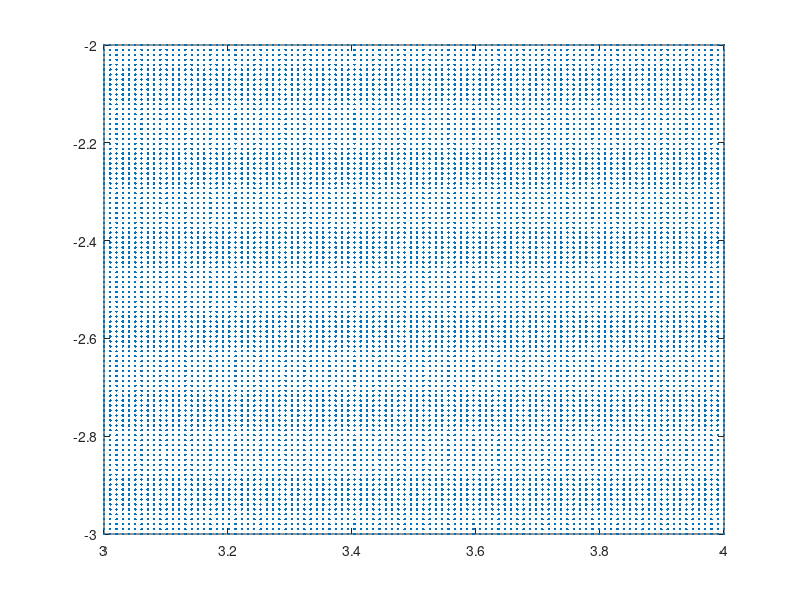

Recreate this plot in MATLAB. (Note: this script raises an error after producing the figure.)
clear

%% Define plane in Z = 0
Xx = linspace(3, 4, 100);
Xy = linspace(-2, -3, 100);
[Xtemp, Ytemp] = meshgrid(Xx, Xy);%; zeros(1, length(Xx)), ones(1, length(Xx))];
X = [Xtemp(:).'; Ytemp(:).'; zeros(1, numel(Xtemp)); ones(1, numel(Xtemp))];

%% Create camera

trueYaw = 0;
truePitch = -70;
trueRoll = 10;
yaw = deg2rad(trueYaw);
pitch = deg2rad(truePitch);
roll = deg2rad(trueRoll);
Ryaw = [cos(yaw), -sin(yaw), 0; sin(yaw), cos(yaw), 0; 0, 0, 1]; %z-axis
Rpitch = [cos(pitch), 0, sin(pitch); 0, 1, 0; -sin(pitch), 0, cos(pitch)]; %y-axis
Rroll = [1, 0, 0; 0, cos(roll), -sin(roll); 0, sin(roll), cos(roll)]; %x-axis

R = (Ryaw * Rpitch * Rroll);

d = 3;
c = [0; 0; d];
t = -R * c;

K = [674.9180, 0, 307.5513; ...
     0, 674.9180, 251.4542; ...
     0, 0, 1.0000];
   
P = K * [R, t];
Pcell = cell(1,1);
Pcell{1} = K \ P;
close all
figure
plot(X(1, :), X(2, :), '.');
hold on
plotcams(Pcell)
axis equal

%% Project into camera

x = P * X;
x = x ./ x(end, :);

figure
plot(x(1, :), x(2, :), '.')

%% Compute true hompgraphy

H = [P(:, 1:2), P(:, 4)];


%% Estimate homography

yaw = deg2rad(0); % assumed to be 0
pitch = deg2rad(truePitch); % known
roll = deg2rad(trueRoll); % known
Ryaw = [cos(yaw), -sin(yaw), 0; sin(yaw), cos(yaw), 0; 0, 0, 1]; %z-axis
Rpitch = [cos(pitch), 0, sin(pitch); 0, 1, 0; -sin(pitch), 0, cos(pitch)]; %y-axis
Rroll = [1, 0, 0; 0, cos(roll), -sin(roll); 0, sin(roll), cos(roll)]; %x-axis

Rhat = (Ryaw * Rpitch * Rroll);

dhat = 1;
chat = [0; 0; dhat];
tHat = -R * chat;
Phat = [Rhat, tHat];

Hhat = [Phat(:, 1:2), Phat(:, 4)];

Xhat = Hhat' * (K \ x);
Xhat = Xhat ./ Xhat(end, :);
figure
plot(Xhat(1, :), Xhat(2, :), '.');
axis equal